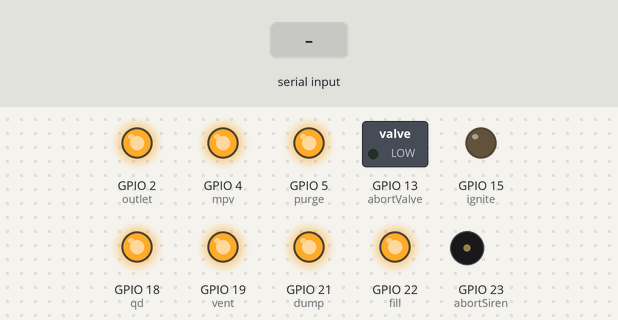
A sketch run on a simulated ESP32. Shown: switched loads named in the sketch (green lamp = pin HIGH), output pins drawn as LEDs (lit = HIGH), buzzer (waves = sounding, pin HIGH). The test bench sets the inputs (shaded band). What the sketch prints to the serial monitor is not drawn.

Above: at 1.2 s.
1.3 s: "0" received over the second serial link
At 11.7 s:
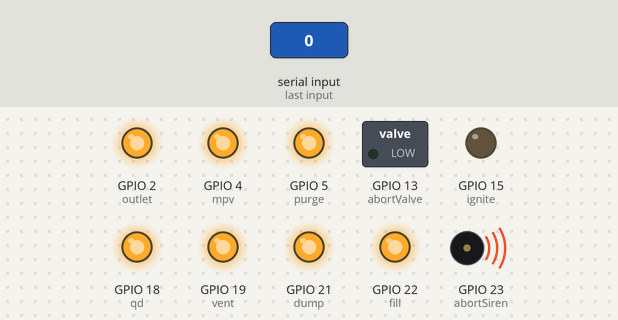
Timing chart, 0 to 12.8 s (numbered marks = the images above; inputs shaded):
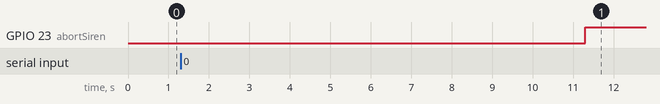

Measured:
- after the input at 1.3 s, GPIO 23 (abortSiren): LOW → HIGH after 10.0 s instead of 8.7 s

The sketch:

heritageControls.ino
```cpp
#include <HardwareSerial.h>
#define RO_PIN 16
#define DI_PIN 17
#define outlet 2 //32
//#define SER_BUF_SIZE 1024
#define fill 22
#define dump 21
#define vent 19
#define qd 18
#define purge 5
#define mpv 4
#define ignite 15 //15
#define abortSiren 23
#define abortValve 13  //13
unsigned long long delay_time = 250;
unsigned long long last_time = 0;
HardwareSerial rs485Serial(2);

void setup() {
  Serial.begin(115200);
  rs485Serial.begin(115200, SERIAL_8N1, RO_PIN, DI_PIN);
  pinMode(abortSiren, OUTPUT);
  pinMode(ignite, OUTPUT);
  pinMode(fill, OUTPUT);
  pinMode(vent, OUTPUT);
  pinMode(dump, OUTPUT);
  pinMode(qd, OUTPUT);
  pinMode(mpv, OUTPUT);
  pinMode(purge, OUTPUT);
  pinMode(outlet, OUTPUT);
  pinMode(abortValve, OUTPUT);
  digitalWrite(abortSiren, LOW);//off
  digitalWrite(ignite, LOW);//off
  digitalWrite(fill, HIGH);//closed
  digitalWrite(vent, HIGH);//open
  digitalWrite(dump, HIGH);//open
  digitalWrite(qd, HIGH);//open
  digitalWrite(mpv, HIGH);
  digitalWrite(purge, HIGH);//closed
  digitalWrite(outlet, HIGH);//closed
  digitalWrite(abortValve, LOW);//closed
  /*
  while (!rs485Serial.available() || rs485Serial.read() != 'A'){
    Serial.println("Connection Failed");
  }
  Serial.println("Connection Established");*/
  last_time = millis();
}

void loop() {
  while (!rs485Serial.available() && millis() - last_time > 1000){
    Serial.println("Unavailable...");
     if (millis() - last_time > 10000){
       digitalWrite(abortSiren, HIGH);
    }
    if (millis() - last_time > 20000){
      Serial.println("Aborted...");
      digitalWrite(ignite, LOW);
      digitalWrite(fill, HIGH);
      digitalWrite(vent, HIGH);
      digitalWrite(dump, HIGH);
      digitalWrite(qd, HIGH);
      digitalWrite(mpv, HIGH);
      digitalWrite(purge, HIGH);
      digitalWrite(ignite, LOW);
      digitalWrite(abortValve, LOW);
    }
  }

  while (rs485Serial.available()){
    char received = rs485Serial.read();
    label:
    String message;
    if (received == 'A'){
      for (int i = 0; i < 10; i++){
        received = rs485Serial.read();
        if (received != '1' && received != '0'){
          Serial.println("Invalid Message: " + received);
          goto label;
        }
        message += received;
      }
      Serial.println("Received");
      Serial.println(message);
    }

    const char ACTUATED = '1';
    const short PURGE_SWITCH = 4;
    const short FILL_SWITCH = 5;
    const short ABORT_SIREN_SWITCH = 9;
    const short DUMP_SWITCH = 6;
    const short VENT_SWITCH = 2;
    const short QD_SWITCH = 1;
    const short IGNITE_SWITCH = 3; //3
    const short MPV_SWITCH = 8;
    const short OUTLET_SWITCH = 7;
    const short ABORT_VALVE_SWITCH = 0; //0

    if(message[FILL_SWITCH] == ACTUATED)
      digitalWrite(fill, LOW);
    if(message[FILL_SWITCH] == '0')
      digitalWrite(fill, HIGH);

    if(message[ABORT_SIREN_SWITCH] == ACTUATED)
      digitalWrite(abortSiren, HIGH);
    if(message[ABORT_SIREN_SWITCH] == '0')
      digitalWrite(abortSiren, LOW);

    if(message[DUMP_SWITCH] == ACTUATED)
      digitalWrite(dump,LOW);
    if(message[DUMP_SWITCH] == '0')
      digitalWrite(dump, HIGH);

    if(message[VENT_SWITCH] == ACTUATED)
      digitalWrite(vent,LOW);
    if(message[VENT_SWITCH] == '0')
      digitalWrite(vent, HIGH);

    if(message[PURGE_SWITCH] == ACTUATED)
      digitalWrite(purge, LOW);
    if(message[PURGE_SWITCH] == '0')
      digitalWrite(purge, HIGH);

    if(message[QD_SWITCH] == ACTUATED)
      digitalWrite(qd,LOW);
    if(message[QD_SWITCH] == '0')
      digitalWrite(qd, HIGH);

    if(message[IGNITE_SWITCH] == ACTUATED)
      digitalWrite(ignite, HIGH);
    if(message[IGNITE_SWITCH] == '0')
      digitalWrite(ignite, LOW);

    if(message[MPV_SWITCH] == ACTUATED)
      digitalWrite(mpv, LOW);
    if(message[MPV_SWITCH] == '0')
      digitalWrite(mpv, HIGH);

    if(message[OUTLET_SWITCH] == ACTUATED)
      digitalWrite(outlet, LOW);
    if(message[OUTLET_SWITCH] == '0')
    digitalWrite(outlet, HIGH);

    if(message[ABORT_VALVE_SWITCH] == ACTUATED) {
      digitalWrite(ignite, LOW);//off
      digitalWrite(fill, HIGH);//closed
      digitalWrite(vent, HIGH);//open
      digitalWrite(dump, HIGH);//open
      digitalWrite(qd, HIGH);//open
      digitalWrite(mpv, HIGH);
      digitalWrite(purge, HIGH);//closed
      digitalWrite(abortValve, HIGH);
    }
    if(message[ABORT_VALVE_SWITCH] == '0')
      digitalWrite(abortValve, LOW);

    last_time = millis();

  }
}
```
